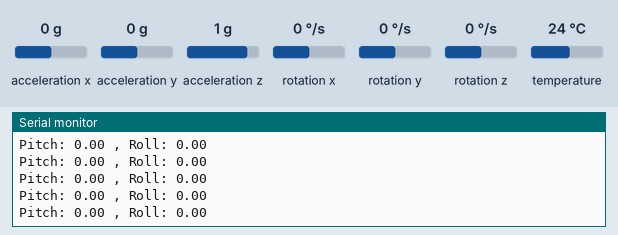
A sketch run on a simulated Arduino Uno, built with avr-gcc and run on an emulated ATmega328P. On the bench: the last lines printed to the serial monitor. Inputs (shaded band) come from the test bench; at power-on: acceleration x 0 g, acceleration y 0 g, acceleration z 1 g, rotation x 0 °/s, rotation y 0 °/s, rotation z 0 °/s, temperature 24 °C.

Above: at 1.2 s.
1.3 s: acceleration x set to -1.4 g
At 1.36 s:
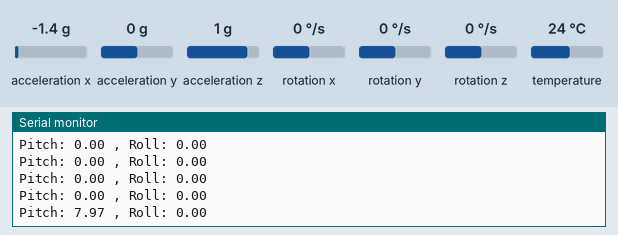
2.8 s: acceleration y set to -1.4 g
At 2.81 s:
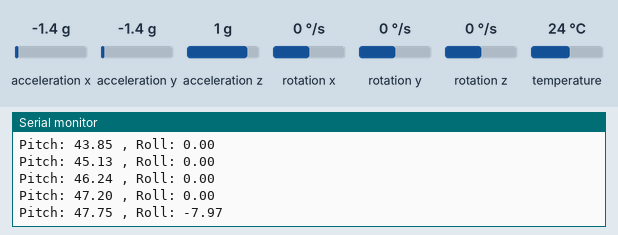
4.3 s: acceleration z set to -1.4 g
At 4.36 s:
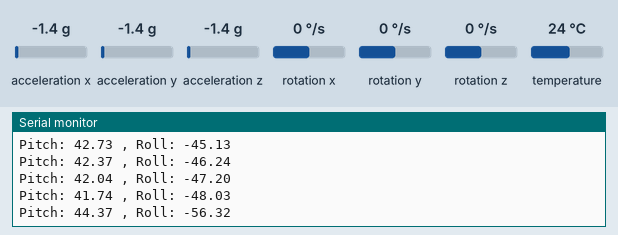
Timing chart, 0 to 7.3 s (numbered marks = the images above; inputs shaded):
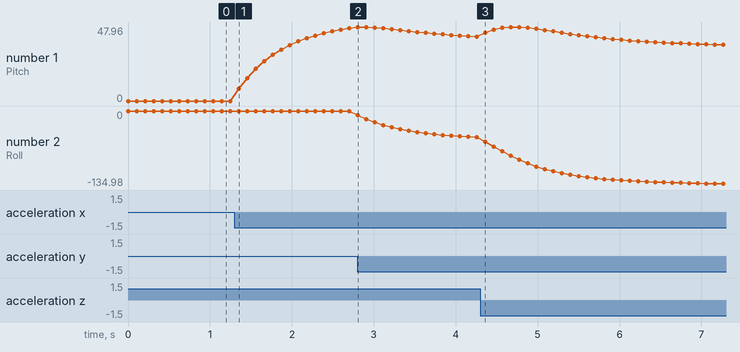

Measured:
- after the input at 1.3 s, the serial monitor: prints a new line after 0.05 s (image 1)
- after the input at 2.8 s, the serial monitor: prints a new line at once (image 2)
- plotted number 1: 0 → 47.2 after the input at 1.3 s, 47.2 → 41.74 after the input at 2.8 s
- plotted number 2: 0 → -48.03 after the input at 2.8 s

The sketch:

TiltSensingV3.1.ino
```cpp
#include <Adafruit_MPU6050.h>
#include <Adafruit_Sensor.h>
#include <Wire.h>
#include <math.h>

Adafruit_MPU6050 mpu;

//Filter variables
float filteredX = 0;
float filteredY = 0;
float filteredZ = 0;
float alpha = 0.1; //Adjust this (0.05 to 0.5) to balance smoothness vs lag

void setup() {
  Serial.begin(115200);

  // Initialize the sensor
  if (!mpu.begin()) {
    Serial.println("Failed to find MPU6050 chip");
    while (1) { delay(10); }
  }

  Serial.println("MPU6050 Found!");
  //Set filter with a baseline reading
  sensors_event_t a, g, temp;
  mpu.getEvent(&a, &g, &temp);
  filteredX = a.acceleration.x;
  filteredY = a.acceleration.y;
  filteredZ = a.acceleration.z;
}

void loop() {
  sensors_event_t a, g, temp;
  mpu.getEvent(&a, &g, &temp);

  //Low-Pass Filter formula
  filteredX = (alpha * a.acceleration.x) + ((1.0 - alpha) * filteredX);
  filteredY = (alpha * a.acceleration.y) + ((1.0 - alpha) * filteredY);
  filteredZ = (alpha * a.acceleration.z) + ((1.0 - alpha) * filteredZ);

  //calculate tilt angle
  float rollRad = atan2(filteredY, filteredZ);
  float pitchRad = atan2(-filteredX, sqrt(filteredY * filteredY + filteredZ * filteredZ));

  //Radians to Degrees
  float rollDeg = rollRad * 180.0 / M_PI;
  float pitchDeg = pitchRad * 180.0 / M_PI;

  //send to computer
  Serial.print("Pitch: ");
  Serial.print(pitchDeg);
  Serial.print(" , Roll: ");
  Serial.println(rollDeg);

  delay(100);
}
```
